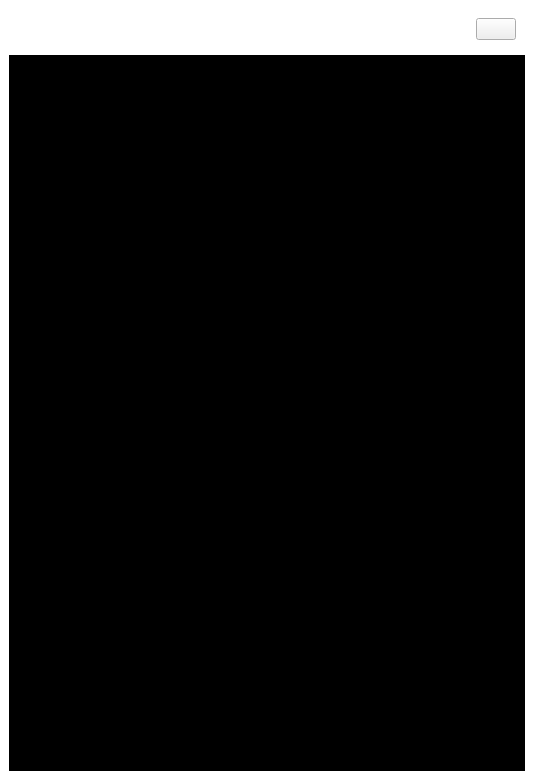
<?xml version="1.0" encoding="UTF-8"?>
<ui version="4.0">
 <class>d1_VideoWidget</class>
 <widget class="QWidget" name="d1_VideoWidget">
  <property name="geometry">
   <rect>
    <x>0</x>
    <y>0</y>
    <width>534</width>
    <height>780</height>
   </rect>
  </property>
  <property name="windowTitle">
   <string>Form</string>
  </property>
  <property name="styleSheet">
   <string notr="true"/>
  </property>
  <layout class="QVBoxLayout" name="verticalLayout">
   <property name="spacing">
    <number>0</number>
   </property>
   <property name="leftMargin">
    <number>0</number>
   </property>
   <property name="topMargin">
    <number>0</number>
   </property>
   <property name="rightMargin">
    <number>0</number>
   </property>
   <property name="bottomMargin">
    <number>0</number>
   </property>
   <item>
    <widget class="QWidget" name="d1_widgetBackground" native="true">
     <property name="styleSheet">
      <string notr="true">#d1_widgetBackground{

	background-color: rgba(255, 255, 255, 255);
}</string>
     </property>
     <layout class="QVBoxLayout" name="verticalLayout_2">
      <item>
       <widget class="QWidget" name="d1_widgetTop" native="true">
        <layout class="QHBoxLayout" name="horizontalLayout">
         <item>
          <spacer name="horizontalSpacer">
           <property name="orientation">
            <enum>Qt::Horizontal</enum>
           </property>
           <property name="sizeHint" stdset="0">
            <size>
             <width>40</width>
             <height>20</height>
            </size>
           </property>
          </spacer>
         </item>
         <item>
          <widget class="QPushButton" name="d1_btnClose">
           <property name="sizePolicy">
            <sizepolicy hsizetype="Preferred" vsizetype="Preferred">
             <horstretch>0</horstretch>
             <verstretch>0</verstretch>
            </sizepolicy>
           </property>
           <property name="baseSize">
            <size>
             <width>0</width>
             <height>0</height>
            </size>
           </property>
           <property name="styleSheet">
            <string notr="true">#d1_btnClose{
	border-image: url(:/d1_btnClose.png);
}</string>
           </property>
           <property name="text">
            <string/>
           </property>
          </widget>
         </item>
        </layout>
       </widget>
      </item>
      <item>
       <widget class="QWidget" name="widget" native="true">
        <property name="styleSheet">
         <string notr="true">background-color: rgb(0, 0, 0);</string>
        </property>
        <layout class="QVBoxLayout" name="verticalLayout_3">
         <item>
          <spacer name="verticalSpacer">
           <property name="orientation">
            <enum>Qt::Vertical</enum>
           </property>
           <property name="sizeHint" stdset="0">
            <size>
             <width>20</width>
             <height>703</height>
            </size>
           </property>
          </spacer>
         </item>
        </layout>
       </widget>
      </item>
     </layout>
    </widget>
   </item>
  </layout>
 </widget>
 <resources/>
 <connections/>
</ui>
